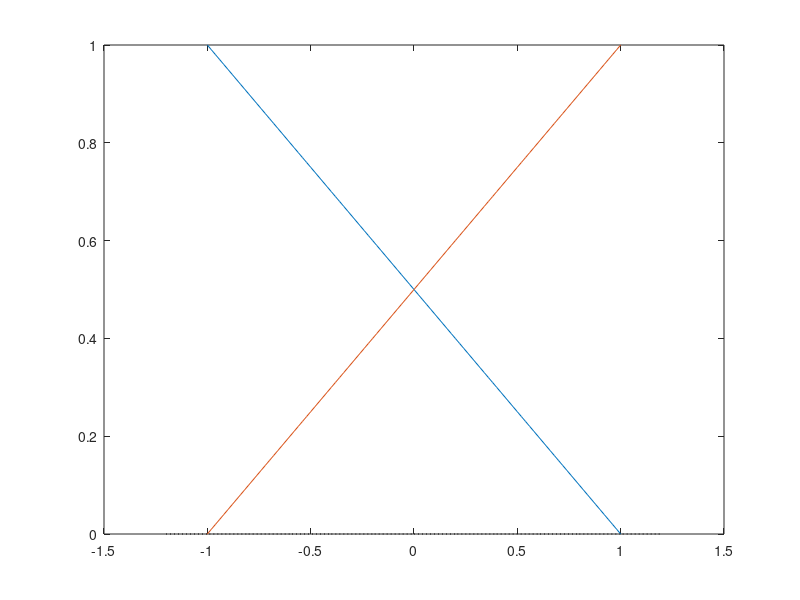

Recreate this plot in MATLAB.

m=100; h=2/m;
x=-1:h:1;
y1=zeros(m+1,1); y2=y1; y3=y1;

for j=1:m+1
  y1(j) =(1-x(j))/2; y2(j) =(1+x(j))/2;
end

plot(x,y1,x,y2)
hold
x3 = -1.2:0.2:1.2; y3=0*x3; plot(x3,y3,':k')

%set(gca, 'visible', 'off') ;




